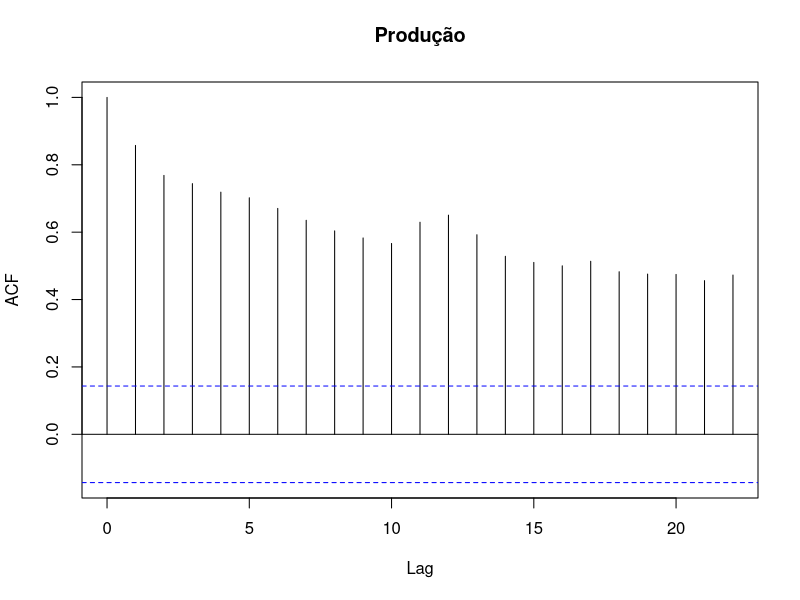
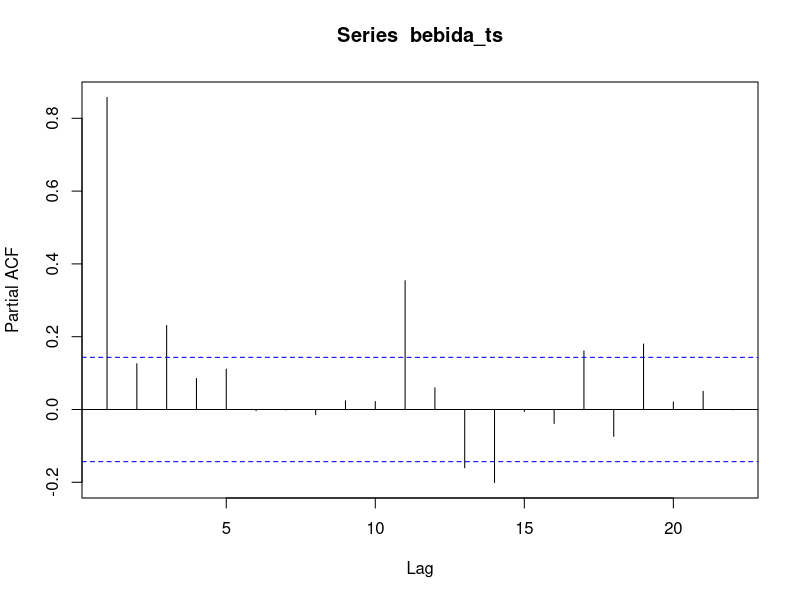

Here is the R script that generated these plots, in order: (Note: this script raises an error after producing the figures.)
library(readxl)

bebidas <- read_excel("Atividade Avaliativa 4 - BEBIDA.xlsx")
bebida_ts <- ts(bebidas, )

acf(bebida_ts)
pacf(bebida_ts)

adf.test(bebida_ts, alternative="stationary", k=0)
adf.test(bebida_ts, alternative="explosive", k=0)

acf(diff(bebida_ts))
pacf(diff(bebida_ts))

acf(log(bebida_ts))
pacf(log(bebida_ts))

ajuste <- arima(bebida_ts, order = c(0, 0, 1))
hist(ajuste$residuals)
tsdiag(ajuste)
Box.test(bebida_ts, type = "Ljung")
ajuste$aic

ajuste2 <- arima(bebida_ts, order = c(0, 1, 1))
ajuste2$aic
BIC(ajuste, ajuste2)

ajuste3 <- arima(bebida_ts, order = c(1, 0, 1))
ajuste3$aic
BIC(ajuste, ajuste2, ajuste3)

pred <- predict(ajuste,n.ahead = 180)
ts.plot(bebida_ts, pred$pred,lty = c(1,3))  
pred2 <- predict(ajuste2,n.ahead = 180)
ts.plot(bebida_ts, pred2$pred,lty = c(1,3))  
pred3 <- predict(ajuste3,n.ahead = 180)
ts.plot(bebida_ts, pred3$pred,lty = c(1,3))  

